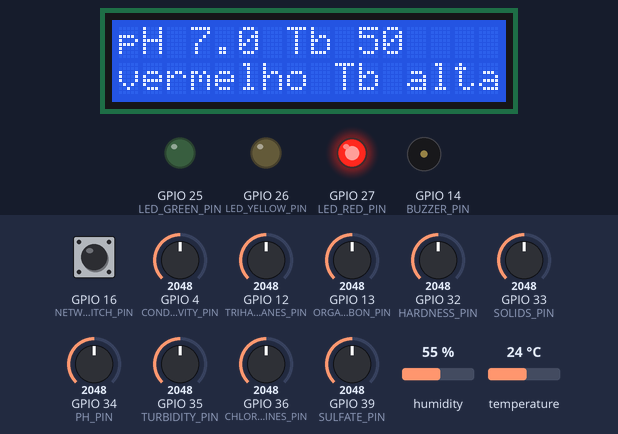
Recording of a sketch running on a simulated ESP32. Parts: 16×2 character LCD, output pins drawn as LEDs (lit = HIGH), buzzer (waves = sounding). The inputs (shaded band) are chosen by the test bench; at power-on: GPIO 35 (TURBIDITY_PIN) = 2048, GPIO 34 (PH_PIN) = 2048, GPIO 4 (CONDUCTIVITY_PIN) = 2048, GPIO 12 (TRIHALOMETHANES_PIN) = 2048, GPIO 13 (ORGANIC_CARBON_PIN) = 2048, GPIO 16 (NETWORK_SWITCH_PIN) LOW, GPIO 32 (HARDNESS_PIN) = 2048, GPIO 33 (SOLIDS_PIN) = 2048, GPIO 36 (CHLORAMINES_PIN) = 2048, GPIO 39 (SULFATE_PIN) = 2048, humidity 55 %, temperature 24 °C. Random numbers use the default seed unless the sketch sets one; what the sketch prints to the serial monitor is not drawn.

Above: at 1.8 s.
1.9 s: GPIO 35 (TURBIDITY_PIN) set to 2009
At 5.6 s:
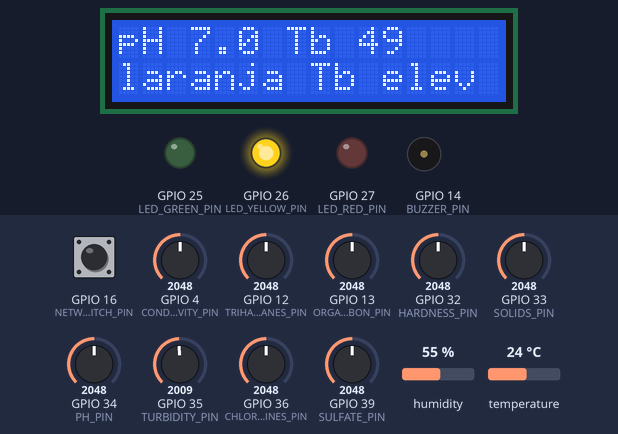
6.5 s: GPIO 34 (PH_PIN) set to 2569
At 10.6 s:
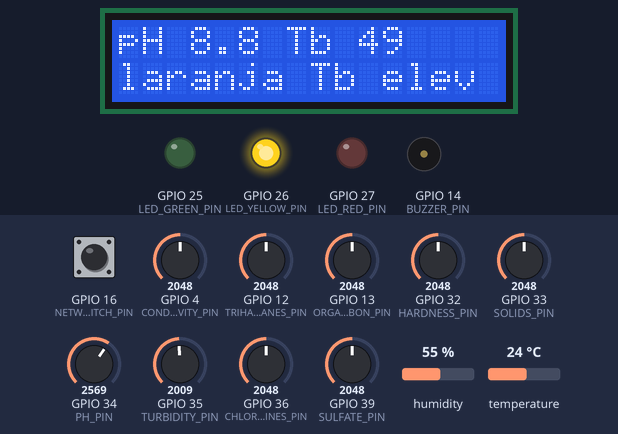
11.5 s: GPIO 34 (PH_PIN) set to 2700
At 16.0 s:
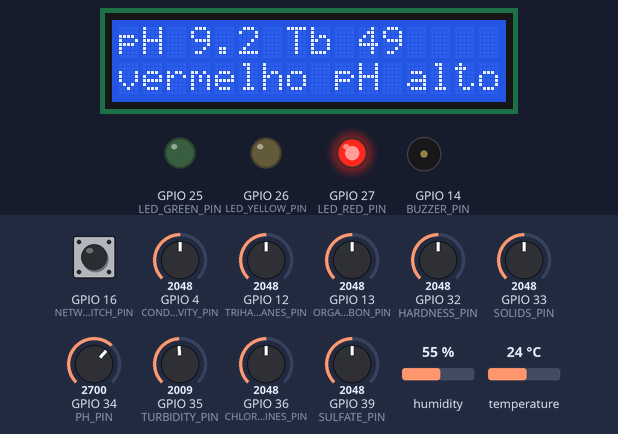
21.7 s: GPIO 34 (PH_PIN) set to 1228
At 26.0 s:
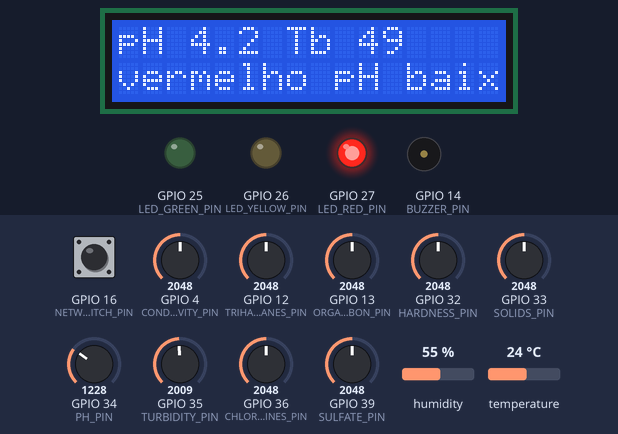
32.2 s: GPIO 35 (TURBIDITY_PIN) set to 1228
At 36.0 s:
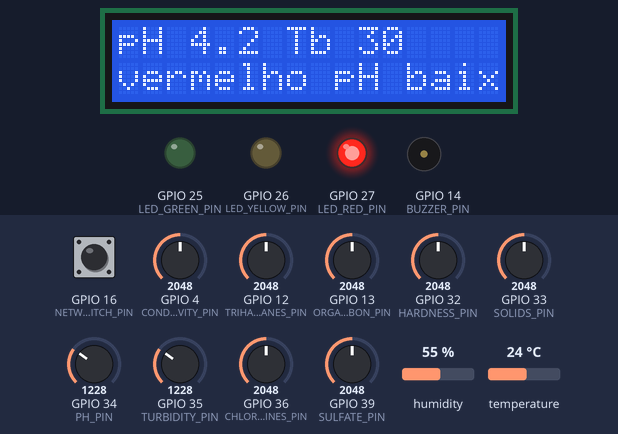
Timing chart, 0 to 41.8 s (numbered marks = the images above; inputs shaded):
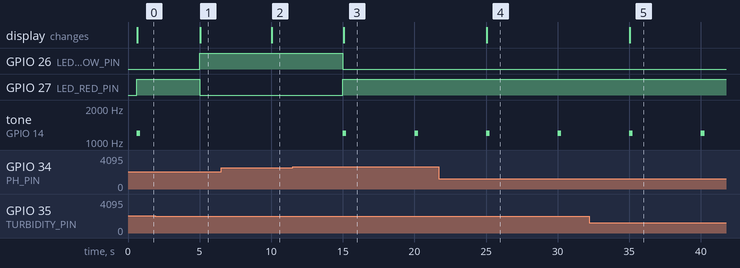

Measured:
- the behaviour switches between 2048 and 2047 on GPIO 35 (TURBIDITY_PIN) (found by bisection; images 0 and 1)
- the behaviour switches between 2632 and 2633 on GPIO 34 (PH_PIN) (found by bisection; images 2 and 3)
- after the input at 1.9 s, GPIO 26 (LED_YELLOW_PIN): LOW → HIGH after 3.1 s; GPIO 27 (LED_RED_PIN): HIGH → LOW after 3.1 s; the display: changes after 3.2 s (image 1)
- after the input at 6.5 s, the display: changes after 3.6 s (image 2)
- after the input at 11.5 s, GPIO 26 (LED_YELLOW_PIN): HIGH → LOW after 3.5 s; GPIO 27 (LED_RED_PIN): LOW → HIGH after 3.5 s; tone on GPIO 14 (BUZZER_PIN): alternates 1200 Hz for 0.25 s and silent for 4.8 s, starting after 3.5 s; the display: changes after 3.6 s (image 3)
- after the input at 21.7 s, the display: changes after 3.4 s (image 4)
- after the input at 32.2 s, the display: changes after 2.9 s (image 5)

The sketch:

sketch.ino
```cpp
#include <DHT.h>
#include <LiquidCrystal_I2C.h>
#include <WiFi.h>
#define MQTT_MAX_PACKET_SIZE 1024
#include <PubSubClient.h>

// AstroWater AI - simulacao IoT no Wokwi.
// O loop principal usa agendamento por millis(), sem delay bloqueante.
// Em falha de rede, as medicoes ficam em um ring buffer em RAM.

const int PH_PIN = 34;
const int TURBIDITY_PIN = 35;
const int HARDNESS_PIN = 32;
const int SOLIDS_PIN = 33;
const int CHLORAMINES_PIN = 36;
const int SULFATE_PIN = 39;
const int CONDUCTIVITY_PIN = 4;
const int ORGANIC_CARBON_PIN = 13;
const int TRIHALOMETHANES_PIN = 12;
const int DHT_PIN = 15;
#define DHT_TYPE DHT22
const int NETWORK_SWITCH_PIN = 16;
const int LED_GREEN_PIN = 25;
const int LED_YELLOW_PIN = 26;
const int LED_RED_PIN = 27;
const int BUZZER_PIN = 14;

const bool LED_ACTIVE_HIGH = true;
const bool ENABLE_SERIAL_LOG = true;
const bool ENABLE_SERIAL_JSON = false;
const bool ENABLE_MQTT = true;

const char* DEVICE_ID = "ASTRO-ESP32-001";
const char* COMMUNITY = "Comunidade Aurora";
const char* WIFI_SSID = "Wokwi-GUEST";
const char* WIFI_PASSWORD = "";
const char* MQTT_BROKER = "broker.emqx.io";
const int MQTT_PORT = 1883;
const char* MQTT_CLIENT_ID_PREFIX = "astrowater-esp32";
const char* MQTT_TOPIC = "fiap/astrowater/readings";

const unsigned long SENSOR_INTERVAL_MS = 5000;
const unsigned long NETWORK_INTERVAL_MS = 500;
const unsigned long WIFI_RETRY_INTERVAL_MS = 5000;
const unsigned long MQTT_RETRY_INTERVAL_MS = 5000;
const size_t PAYLOAD_BUFFER_SIZE = 1024;
const uint8_t MEASUREMENT_QUEUE_SIZE = 20;
const int RAW_CONDUCTIVITY_FALLBACK = 1726;
const int RAW_ORGANIC_CARBON_FALLBACK = 1880;
const int RAW_TRIHALOMETHANES_FALLBACK = 2188;

DHT dht(DHT_PIN, DHT_TYPE);
LiquidCrystal_I2C lcd(0x27, 16, 2);
WiFiClient wifiClient;
PubSubClient mqttClient(wifiClient);

enum RiskLevel {
  RISK_GREEN = 1,
  RISK_YELLOW = 2,
  RISK_ORANGE = 3,
  RISK_RED = 4
};

struct SensorReading {
  int rawPh;
  int rawTurbidity;
  int rawHardness;
  int rawSolids;
  int rawChloramines;
  int rawSulfate;
  int rawConductivity;
  int rawOrganicCarbon;
  int rawTrihalomethanes;
  float ph;
  float turbidity;
  float temperature;
  float hardness;
  float solids;
  float chloramines;
  float sulfate;
  float conductivity;
  float organicCarbon;
  float trihalomethanes;
  float mlTurbidity;
  RiskLevel risk;
};

struct CachedPayload {
  char payload[PAYLOAD_BUFFER_SIZE];
};

CachedPayload measurementQueue[MEASUREMENT_QUEUE_SIZE];
uint8_t queueHead = 0;
uint8_t queueCount = 0;
unsigned long lastSensorRead = 0;
unsigned long lastNetworkTick = 0;
unsigned long lastWifiAttempt = 0;
unsigned long lastMqttAttempt = 0;
bool previousNetworkEnabled = true;

float mapFloat(int raw, float inMin, float inMax, float outMin, float outMax) {
  return (raw - inMin) * (outMax - outMin) / (inMax - inMin) + outMin;
}

void logLine(const String& message) {
  if (ENABLE_SERIAL_LOG) {
    Serial.println(message);
  }
}

void writeLed(int pin, bool enabled) {
  digitalWrite(pin, enabled == LED_ACTIVE_HIGH ? HIGH : LOW);
}

bool isNetworkSwitchOn() {
  return digitalRead(NETWORK_SWITCH_PIN) == HIGH;
}

int readAdc2WithWifiFallback(int pin, int fallbackRaw) {
  int raw = analogRead(pin);
  if (ENABLE_MQTT && isNetworkSwitchOn() && WiFi.status() == WL_CONNECTED && raw <= 8) {
    logLine("[ADC2] GPIO" + String(pin) + " retornou 0 com WiFi ativo. Usando fallback simulado.");
    return fallbackRaw;
  }
  return raw;
}

RiskLevel maxRisk(RiskLevel current, RiskLevel candidate) {
  return candidate > current ? candidate : current;
}

RiskLevel classifyPh(float ph) {
  if (ph < 6.0 || ph > 9.0) {
    return RISK_RED;
  }
  if (ph < 6.5 || ph > 8.5) {
    return RISK_YELLOW;
  }
  return RISK_GREEN;
}

RiskLevel classifyTurbidity(float turbidity) {
  if (turbidity > 50.0) {
    return RISK_RED;
  }
  if (turbidity > 25.0) {
    return RISK_ORANGE;
  }
  if (turbidity > 5.0) {
    return RISK_YELLOW;
  }
  return RISK_GREEN;
}

RiskLevel classifyTemperature(float temperature) {
  if (temperature > 35.0) {
    return RISK_ORANGE;
  }
  if (temperature < 5.0 || temperature > 30.0) {
    return RISK_YELLOW;
  }
  return RISK_GREEN;
}

const char* riskToText(RiskLevel risk) {
  switch (risk) {
    case RISK_GREEN:
      return "verde";
    case RISK_YELLOW:
      return "amarelo";
    case RISK_ORANGE:
      return "laranja";
    case RISK_RED:
      return "vermelho";
    default:
      return "desconhecido";
  }
}

String riskCause(const SensorReading& reading) {
  if (reading.ph < 6.0) return "pH baixo";
  if (reading.ph > 9.0) return "pH alto";
  if (reading.turbidity > 50.0) return "Tb alta";
  if (reading.turbidity > 25.0) return "Tb elev";
  if (reading.temperature > 35.0) return "Temp alta";
  if (reading.ph < 6.5 || reading.ph > 8.5) return "pH atencao";
  if (reading.turbidity > 5.0) return "Tb atencao";
  if (reading.temperature < 5.0 || reading.temperature > 30.0) return "Temp atencao";
  return "OK";
}

SensorReading readSensors() {
  SensorReading reading;
  reading.rawPh = analogRead(PH_PIN);
  reading.rawTurbidity = analogRead(TURBIDITY_PIN);
  reading.rawHardness = analogRead(HARDNESS_PIN);
  reading.rawSolids = analogRead(SOLIDS_PIN);
  reading.rawChloramines = analogRead(CHLORAMINES_PIN);
  reading.rawSulfate = analogRead(SULFATE_PIN);
  reading.rawConductivity = readAdc2WithWifiFallback(
    CONDUCTIVITY_PIN,
    RAW_CONDUCTIVITY_FALLBACK
  );
  reading.rawOrganicCarbon = readAdc2WithWifiFallback(
    ORGANIC_CARBON_PIN,
    RAW_ORGANIC_CARBON_FALLBACK
  );
  reading.rawTrihalomethanes = readAdc2WithWifiFallback(
    TRIHALOMETHANES_PIN,
    RAW_TRIHALOMETHANES_FALLBACK
  );

  float dhtTemperature = dht.readTemperature();

  reading.ph = mapFloat(reading.rawPh, 0.0, 4095.0, 0.0, 14.0);
  reading.turbidity = mapFloat(reading.rawTurbidity, 0.0, 4095.0, 0.0, 100.0);
  reading.temperature = isnan(dhtTemperature) ? 25.0 : dhtTemperature;
  reading.hardness = mapFloat(reading.rawHardness, 0.0, 4095.0, 47.0, 323.0);
  reading.solids = mapFloat(reading.rawSolids, 0.0, 4095.0, 320.0, 61227.0);
  reading.chloramines = mapFloat(reading.rawChloramines, 0.0, 4095.0, 0.35, 13.13);
  reading.sulfate = mapFloat(reading.rawSulfate, 0.0, 4095.0, 129.0, 481.0);
  reading.conductivity = mapFloat(reading.rawConductivity, 0.0, 4095.0, 181.0, 753.0);
  reading.organicCarbon = mapFloat(reading.rawOrganicCarbon, 0.0, 4095.0, 2.2, 28.3);
  reading.trihalomethanes = mapFloat(reading.rawTrihalomethanes, 0.0, 4095.0, 0.74, 124.0);
  reading.mlTurbidity = mapFloat(reading.rawTurbidity, 0.0, 4095.0, 1.45, 6.74);

  RiskLevel risk = RISK_GREEN;
  risk = maxRisk(risk, classifyPh(reading.ph));
  risk = maxRisk(risk, classifyTurbidity(reading.turbidity));
  risk = maxRisk(risk, classifyTemperature(reading.temperature));
  reading.risk = risk;

  return reading;
}

void updateOutputs(RiskLevel risk) {
  writeLed(LED_GREEN_PIN, risk == RISK_GREEN);
  writeLed(LED_YELLOW_PIN, risk == RISK_YELLOW || risk == RISK_ORANGE);
  writeLed(LED_RED_PIN, risk == RISK_RED);

  if (risk == RISK_RED) {
    tone(BUZZER_PIN, 1200, 250);
  } else {
    noTone(BUZZER_PIN);
  }
}

String buildJson(const SensorReading& reading) {
  String payload = "{";
  payload += "\"deviceId\":\"" + String(DEVICE_ID) + "\",";
  payload += "\"community\":\"" + String(COMMUNITY) + "\",";
  payload += "\"rawPh\":" + String(reading.rawPh) + ",";
  payload += "\"rawTurbidity\":" + String(reading.rawTurbidity) + ",";
  payload += "\"rawHardness\":" + String(reading.rawHardness) + ",";
  payload += "\"rawSolids\":" + String(reading.rawSolids) + ",";
  payload += "\"rawChloramines\":" + String(reading.rawChloramines) + ",";
  payload += "\"rawSulfate\":" + String(reading.rawSulfate) + ",";
  payload += "\"rawConductivity\":" + String(reading.rawConductivity) + ",";
  payload += "\"rawOrganicCarbon\":" + String(reading.rawOrganicCarbon) + ",";
  payload += "\"rawTrihalomethanes\":" + String(reading.rawTrihalomethanes) + ",";
  payload += "\"ph\":" + String(reading.ph, 2) + ",";
  payload += "\"turbidity\":" + String(reading.turbidity, 2) + ",";
  payload += "\"temperature\":" + String(reading.temperature, 2) + ",";
  payload += "\"Hardness\":" + String(reading.hardness, 2) + ",";
  payload += "\"Solids\":" + String(reading.solids, 2) + ",";
  payload += "\"Chloramines\":" + String(reading.chloramines, 2) + ",";
  payload += "\"Sulfate\":" + String(reading.sulfate, 2) + ",";
  payload += "\"Conductivity\":" + String(reading.conductivity, 2) + ",";
  payload += "\"Organic_carbon\":" + String(reading.organicCarbon, 2) + ",";
  payload += "\"Trihalomethanes\":" + String(reading.trihalomethanes, 2) + ",";
  payload += "\"Turbidity\":" + String(reading.mlTurbidity, 2) + ",";
  payload += "\"mlTurbidity\":" + String(reading.mlTurbidity, 2) + ",";
  payload += "\"edgeRisk\":\"" + String(riskToText(reading.risk)) + "\",";
  payload += "\"networkSwitch\":\"" + String(isNetworkSwitchOn() ? "ON" : "OFF") + "\",";
  payload += "\"source\":\"wokwi-esp32\"";
  payload += "}";
  return payload;
}

void updateDisplay(const SensorReading& reading) {
  lcd.clear();
  lcd.setCursor(0, 0);
  lcd.print("pH ");
  lcd.print(reading.ph, 1);
  lcd.print(" Tb ");
  lcd.print(reading.turbidity, 0);

  lcd.setCursor(0, 1);
  lcd.print(riskToText(reading.risk));
  lcd.print(" ");
  lcd.print(riskCause(reading));
}

void enqueueMeasurement(const String& payload) {
  uint8_t index = (queueHead + queueCount) % MEASUREMENT_QUEUE_SIZE;

  if (queueCount == MEASUREMENT_QUEUE_SIZE) {
    queueHead = (queueHead + 1) % MEASUREMENT_QUEUE_SIZE;
    queueCount--;
    logLine("[CACHE] Ring buffer cheio. Medicao antiga descartada.");
    index = (queueHead + queueCount) % MEASUREMENT_QUEUE_SIZE;
  }

  payload.toCharArray(measurementQueue[index].payload, PAYLOAD_BUFFER_SIZE);
  queueCount++;
  logLine("[CACHE] Medicao salva na RAM (" + String(queueCount) + "/" + String(MEASUREMENT_QUEUE_SIZE) + ").");
}

bool peekOldestPayload(String& payload) {
  if (queueCount == 0) {
    return false;
  }
  payload = String(measurementQueue[queueHead].payload);
  return true;
}

void removeOldestPayload() {
  if (queueCount == 0) {
    return;
  }
  queueHead = (queueHead + 1) % MEASUREMENT_QUEUE_SIZE;
  queueCount--;
}

void connectWifiIfNeeded() {
  if (!isNetworkSwitchOn()) {
    return;
  }
  if (!ENABLE_MQTT) {
    return;
  }
  if (WiFi.status() == WL_CONNECTED) {
    return;
  }

  unsigned long now = millis();
  if (lastWifiAttempt != 0 && now - lastWifiAttempt < WIFI_RETRY_INTERVAL_MS) {
    return;
  }

  lastWifiAttempt = now;
  WiFi.mode(WIFI_STA);
  WiFi.begin(WIFI_SSID, WIFI_PASSWORD);
  logLine("[WIFI] Tentando conectar...");
}

bool connectMqttIfNeeded() {
  if (!isNetworkSwitchOn() || !ENABLE_MQTT || WiFi.status() != WL_CONNECTED) {
    return false;
  }
  if (mqttClient.connected()) {
    return true;
  }

  unsigned long now = millis();
  if (lastMqttAttempt != 0 && now - lastMqttAttempt < MQTT_RETRY_INTERVAL_MS) {
    return false;
  }

  lastMqttAttempt = now;
  String clientId = String(MQTT_CLIENT_ID_PREFIX) + "-" + String(random(0xffff), HEX);
  bool connected = mqttClient.connect(clientId.c_str());
  logLine(connected ? "[MQTT] Conectado." : "[MQTT] Falha ao conectar.");
  return connected;
}

bool publishMqtt(const String& payload) {
  if (!ENABLE_MQTT || !connectMqttIfNeeded()) {
    return false;
  }

  bool published = mqttClient.publish(MQTT_TOPIC, payload.c_str());
  logLine(published ? "[MQTT] Medicao enviada." : "[MQTT] Falha no publish.");
  return published;
}

void processPendingMeasurements() {
  if (queueCount == 0) {
    return;
  }
  if (!isNetworkSwitchOn()) {
    return;
  }
  if (!ENABLE_MQTT) {
    return;
  }
  if (WiFi.status() != WL_CONNECTED) {
    return;
  }

  String payload;
  if (!peekOldestPayload(payload)) {
    return;
  }

  if (publishMqtt(payload)) {
    removeOldestPayload();
    logLine("[SYNC] Medicao removida da fila. Pendentes: " + String(queueCount));
  }
}

void collectMeasurement() {
  SensorReading reading = readSensors();
  updateOutputs(reading.risk);
  updateDisplay(reading);

  String payload = buildJson(reading);
  if (ENABLE_SERIAL_JSON) {
    logLine(payload);
  } else {
    logLine(
      "[STATUS] pH=" + String(reading.ph, 2)
      + " Tb=" + String(reading.turbidity, 1)
      + " risco=" + riskToText(reading.risk)
      + " rede=" + String(isNetworkSwitchOn() ? "ON" : "OFF")
      + " fila=" + String(queueCount)
    );
    logLine(
      "[ML] Hardness=" + String(reading.hardness, 1)
      + " Solids=" + String(reading.solids, 0)
      + " Chloramines=" + String(reading.chloramines, 2)
      + " Sulfate=" + String(reading.sulfate, 1)
      + " Conductivity=" + String(reading.conductivity, 1)
      + " Organic_carbon=" + String(reading.organicCarbon, 2)
      + " Trihalomethanes=" + String(reading.trihalomethanes, 1)
      + " TurbidityML=" + String(reading.mlTurbidity, 2)
    );
  }
  enqueueMeasurement(payload);
}

void handleNetworkSwitch() {
  bool networkEnabled = isNetworkSwitchOn();
  if (networkEnabled == previousNetworkEnabled) {
    return;
  }

  previousNetworkEnabled = networkEnabled;
  if (networkEnabled) {
    logLine("[WIFI] Switch ON. Rede liberada; tentando sincronizar fila.");
    lastWifiAttempt = 0;
    lastMqttAttempt = 0;
    return;
  }

  if (mqttClient.connected()) {
    mqttClient.disconnect();
  }
  if (WiFi.status() == WL_CONNECTED) {
    WiFi.disconnect(false);
  }
  logLine("[WIFI] Switch OFF. Rede simulada indisponivel; medicoes ficarao no cache.");
}

void setup() {
  Serial.begin(115200);
  delay(500);
  Serial.println("[INFO] AstroWater AI serial iniciado.");

  pinMode(LED_GREEN_PIN, OUTPUT);
  pinMode(LED_YELLOW_PIN, OUTPUT);
  pinMode(LED_RED_PIN, OUTPUT);
  pinMode(BUZZER_PIN, OUTPUT);
  pinMode(NETWORK_SWITCH_PIN, INPUT_PULLUP);
  previousNetworkEnabled = isNetworkSwitchOn();

  dht.begin();
  lcd.init();
  lcd.backlight();
  lcd.setCursor(0, 0);
  lcd.print("AstroWater AI");
  lcd.setCursor(0, 1);
  lcd.print("Wokwi ESP32");

  mqttClient.setServer(MQTT_BROKER, MQTT_PORT);
  mqttClient.setBufferSize(PAYLOAD_BUFFER_SIZE);

  logLine("[INFO] Sistema pronto. Cache RAM max " + String(MEASUREMENT_QUEUE_SIZE) + " medicoes.");
  logLine("[INFO] Switch WiFi inicial: " + String(previousNetworkEnabled ? "ON" : "OFF"));
  collectMeasurement();
}

void loop() {
  unsigned long now = millis();

  handleNetworkSwitch();
  connectWifiIfNeeded();
  if (isNetworkSwitchOn() && WiFi.status() == WL_CONNECTED && ENABLE_MQTT) {
    mqttClient.loop();
  }

  if (now - lastSensorRead >= SENSOR_INTERVAL_MS) {
    lastSensorRead = now;
    collectMeasurement();
  }

  if (now - lastNetworkTick >= NETWORK_INTERVAL_MS) {
    lastNetworkTick = now;
    processPendingMeasurements();
  }
}
```
